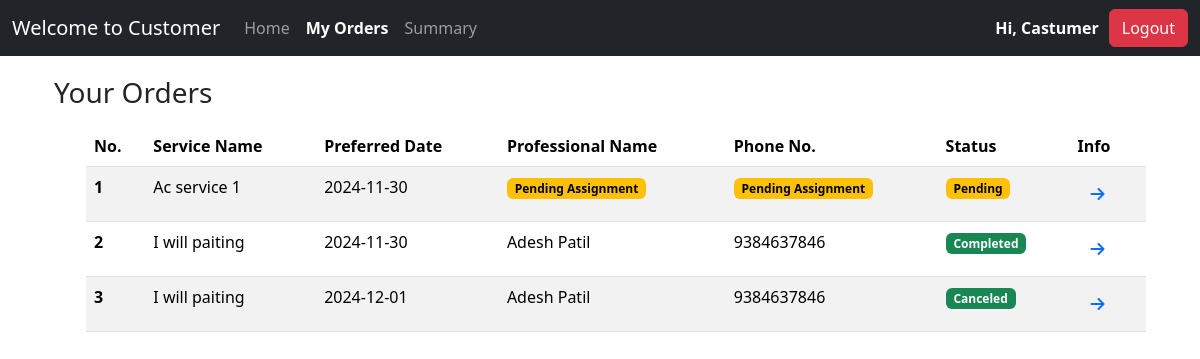
The app's page /customer/orders (signed in) with its own data.
### app/models.py (models this page shows)
class CustomerModel(db.Model, UserMixin):
        id = db.Column(TEXT, primary_key=True, default=lambda: str(uuid.uuid4()), unique=True, nullable=False)
        first_name = db.Column(db.String(50), nullable=False)
        last_name = db.Column(db.String(50), nullable=False)
        gender = db.Column(db.String(10), nullable=False)
        email=db.Column(db.String(120), unique=True, nullable=False)
        password = db.Column(db.String(128), nullable=False)
        address = db.Column(db.Text, nullable=False)
        pin_code = db.Column(db.String(10), nullable=False)
        created_at = db.Column(db.DateTime(timezone=True), default=func.now())
        role=db.Column(db.Enum(UserRole), default=UserRole.CUSTOMER, nullable=False)

class CustomerRequestModel(db.Model):
    id = db.Column(db.Text, primary_key=True, default=lambda: str(uuid.uuid4()), unique=True, nullable=False)
    customer_id = db.Column(db.Text, db.ForeignKey("customer_model.id"), nullable=False)
    service_id = db.Column(db.Integer, db.ForeignKey("service_model.id"), nullable=False)
    professional_id = db.Column(db.Text, db.ForeignKey("professional_model.id"), nullable=True)
    status = db.Column(db.String(20), default="Pending", nullable=False)
    requested_date = db.Column(db.DateTime, default=datetime.utcnow, nullable=False)
    preferred_date = db.Column(db.Date, nullable=True)
    preferred_time = db.Column(db.String(50), nullable=True)
    additional_notes = db.Column(db.Text, nullable=True)
    address = db.Column(db.Text, nullable=False)
    rating = db.Column(db.Float, nullable=True)
    customer = db.relationship("CustomerModel", backref="requests", lazy=True)
    service = db.relationship("ServiceModel", backref="requests", lazy=True)
    professional = db.relationship("ProfessionalModel", backref="requests", lazy=True)

class ServiceModel(db.Model):
    id = db.Column(db.Integer, primary_key=True)
    name = db.Column(db.String(100), nullable=False)
    price = db.Column(db.Float, nullable=False)
    description = db.Column(db.Text, nullable=False)
    time_required = db.Column(db.String(50), nullable=False)
    category = db.Column(db.String(50), nullable=False)

class ProfessionalModel(db.Model, UserMixin):
        id = db.Column(TEXT, primary_key=True, default=lambda: str(uuid.uuid4()), unique=True, nullable=False)
        first_name = db.Column(db.String(50), nullable=False)
        last_name = db.Column(db.String(50), nullable=False)
        gender = db.Column(db.String(10), nullable=False)
        email=db.Column(db.String(120), unique=True, nullable=False)
        phone_no = db.Column(db.String(15), nullable=False)
        password = db.Column(db.String(128), nullable=False)
        service_name = db.Column(db.String(100), nullable=False)
        experience = db.Column(db.Integer, nullable=False)
        document = db.Column(db.String(200), nullable=True)
        address = db.Column(db.Text, nullable=False)
        pin_code = db.Column(db.String(10), nullable=False)
        is_active = db.Column(db.Boolean, default=True, nullable=False)
        created_at = db.Column(db.DateTime(timezone=True), default=func.now())
        rating = db.Column(db.Float, default=0.0, nullable=True)
        verified = db.Column(db.Boolean, default=False, nullable=False)
        role=db.Column(db.Enum(UserRole), default=UserRole.PROFESSIONAL, nullable=False)

### app/views/customer.py (the view)
@customer.route("orders")
@login_required
def orders():
    requests = CustomerRequestModel.query.filter_by(customer_id=current_user.id).all()
    print(requests)
    return render_template("customer/orders.html", requests=requests)

### app/__init__.py (called while the page is built)
def get_profile_url():
    from .models import UserRole
    if current_user.is_authenticated:
        if current_user.role == UserRole.CUSTOMER:
            return url_for('customer.profile')
        elif current_user.role == UserRole.PROFESSIONAL:
            return url_for('professional.profile')
        elif current_user.role == UserRole.ADMIN:
            return url_for('admin.dashboard')
    return url_for('auth.login')

### app/templates/customer/orders.html (shortened to what this page needs)
{% extends "base.html" %}
{%block content%}
<div class="container">
    <h3>Your Orders</h3>
    {% if requests %}
    <ul>
        <table class="table table-striped my-3">
            <thead>
              <tr>
                <th scope="col">No.</th>
                <th scope="col">Service Name</th>
                <th scope="col">Preferred Date</th>
                <th scope="col">Professional Name</th>
                <th scope="col">Phone No.</th>
                <th scope="col">Status</th>
                <th scope="col">Info</th>
              </tr>
            </thead>
            <tbody>
                {% for req in requests %}
              <tr>
                <th scope="row">{{loop.index}}</th>
                <td>{{req.service.name}}</td>
                <td>{{req.preferred_date }}</td>
                <td>
                    {% if req.professional %}
                    {{ req.professional.first_name }} {{ req.professional.last_name }}
                    {% else %}
                    <span class="badge text-bg-warning">Pending Assignment</span>
                    {% endif %}
                </td>
                <td>
                    {% if req.professional %}
                    {{ req.professional.phone_no }}
                    {% else %}
                    <span class="badge text-bg-warning">Pending Assignment</span>
                    {% endif %}
                </td>
                <td>{%if req.status=="Pending"%}
                        <span class="badge text-bg-warning">{{ req.status }}</span>
                    {%elif req.status=="Accepted"%}
                        <span class="badge text-bg-info">{{ req.status }}</span>
                    {%elif req.status=="Cancelled"%}
                        <span class="badge text-bg-danger">{{ req.status }}</span>
                    {%else%}
                        <span class="badge text-bg-success">{{ req.status }}</span>
                    {%endif%}
                </td>
                <td>
                    <a href="{{ url_for('customer.view_order', request_id=req.id) }}" class="btn btn-link">
                        <i class="fa-solid fa-arrow-right"></i>
                    </a>
                </td>
              </tr>
              {% endfor %}
            </tbody>
          </table>
    </ul>
{% else %}
    <p>You have no service requests.</p>
{% endif %}
</div>
{% endblock %}

### app/templates/base.html (shortened to what this page needs)
<!DOCTYPE html>
<html lang="en">
    <link
      href="https://cdn.jsdelivr.net/npm/bootstrap@5.3.3/dist/css/bootstrap.min.css"
      rel="stylesheet"
    />
    <link rel="stylesheet" href="https://cdnjs.cloudflare.com/ajax/libs/font-awesome/6.0.0/css/all.min.css">
    <link rel="stylesheet" href="{{ url_for('static', filename='css/style.css') }}">
  </head>
  <body>
    <nav class="navbar navbar-expand-lg navbar-dark bg-dark">
      <div class="container-fluid">
        <a class="navbar-brand" href="{{url_for('public.home')}}">
          {%if current_user.is_authenticated and current_user.role.value=='Admin'%}
              Welcome to Admin
          {%elif current_user.is_authenticated and current_user.role.value=='Professional'%}
              Welcome to Professional
          {%else%}
              Welcome to Customer
          {%endif%}
        </a>
        <div class="collapse navbar-collapse" id="navbarSupportedContent">
          <ul class="navbar-nav me-auto mb-2 mb-lg-0">
            <li class="nav-item">
              <a class="nav-link {% if request.endpoint == 'public.home' %}active fw-semibold{% endif %}" aria-current="page" href="{{url_for('public.home')}}">Home</a>
            </li>
           {%if current_user.is_authenticated and current_user.role.value=='Customer'%}
                <li class="nav-item">
                  <a class="nav-link {% if request.endpoint == 'customer.orders' %}active fw-semibold{% endif %}" href="{{url_for('customer.orders')}}">My Orders</a>
                </li>
                <li class="nav-item">
                  <a class="nav-link {% if request.endpoint == 'customer.summary' %}active fw-semibold{% endif %}" href="{{url_for('customer.summary')}}">Summary</a>
                </li>
           {%endif%}
          </ul>
            {%if current_user.is_authenticated %}
               <div class="log-user-box">
                  <a class="nav-link profile" href="{{get_profile_url()}}">Hi, {{current_user.first_name.capitalize()}}</a>
                  <button type="button" class="btn btn-danger">
                    <a class="nav-link" href="{{url_for('auth.logout')}}">Logout</a>
                  </button>
               </div>
            {%endif%}
        </div>
      </div>
    </nav>
    <div class="container">{%block content %} {%endblock %}</div>
  </body>
</html>

### app/static/css/style.css (style rules this page uses)
.fa-solid { cursor: pointer; }
.log-user-box { color: #fff; font-weight: 600; display: flex; align-items: center; }
.profile { margin-right: 10px; }

### records on screen
CustomerModel: first_name "Castumer"
CustomerRequestModel: service.name "Ac service 1", preferred_date "2024-11-30", shows "Pending Assignment", status "Pending"
CustomerRequestModel: service.name "I will paiting", preferred_date "2024-11-30", professional.first_name "Adesh", professional.last_name "Patil", professional.phone_no "9384637846", status "Completed"
CustomerRequestModel: service.name "I will paiting", preferred_date "2024-12-01", professional.first_name "Adesh", professional.last_name "Patil", professional.phone_no "9384637846", status "Canceled"
